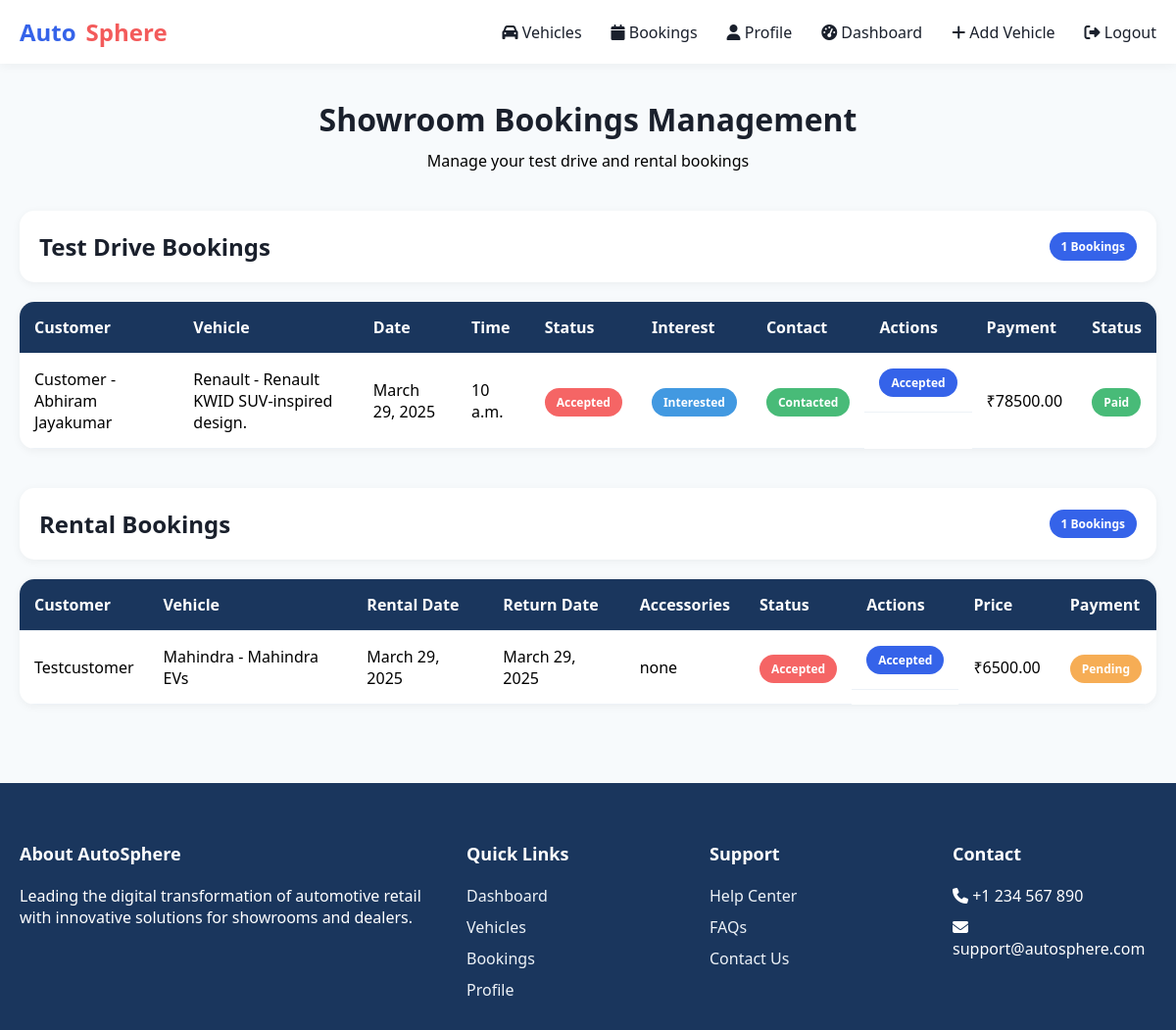
The app's page /Showroom/bookings/ (signed in), older data.
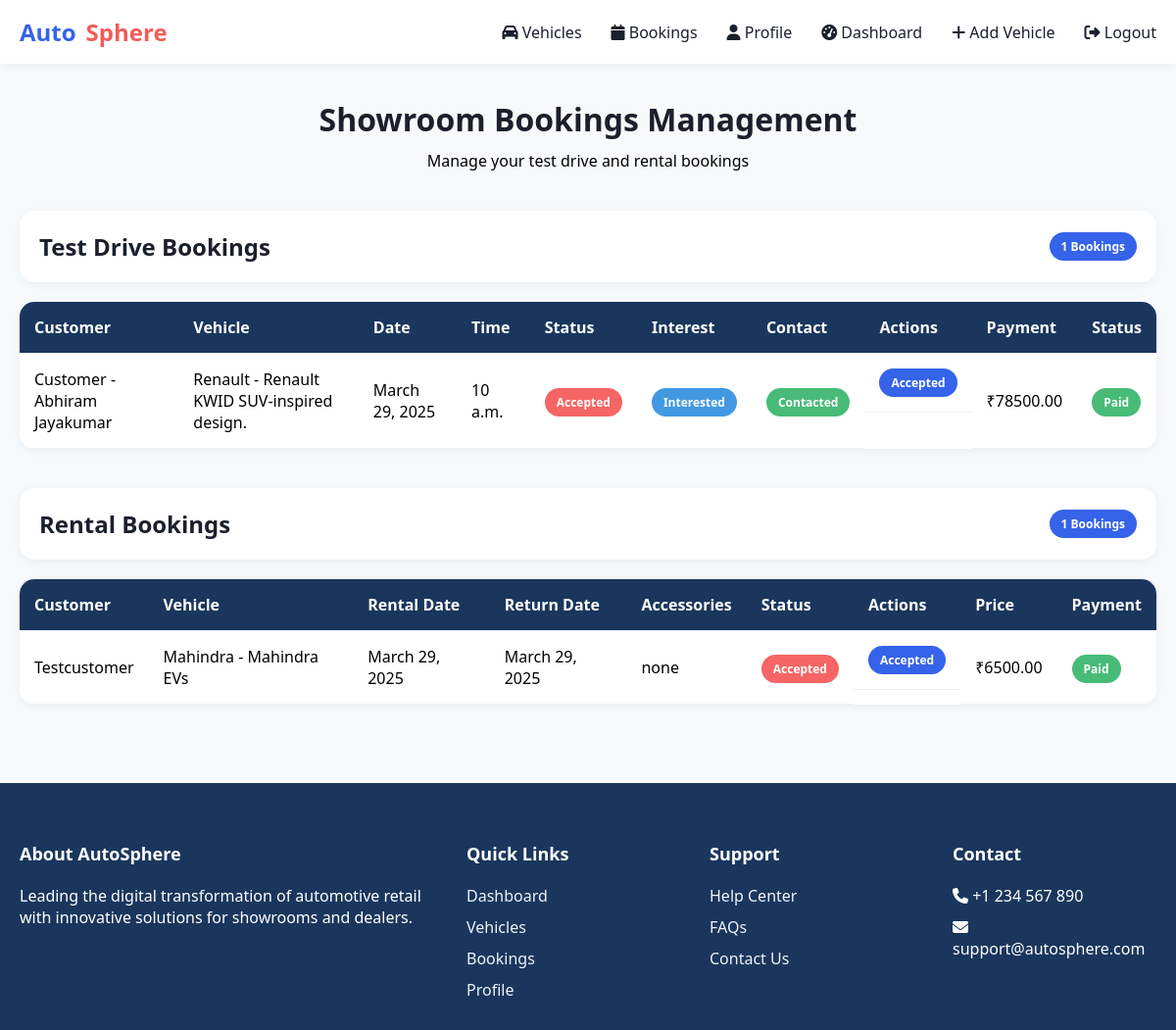
The same page, newer data.
### Customer/models.py (models this page shows, shortened)
class RentalBooking(models.Model):
    customer = models.ForeignKey(Customer, on_delete=models.CASCADE)
    vehicle = models.ForeignKey(Vehicle, on_delete=models.CASCADE)
    rental_date = models.DateField()
    return_date = models.DateField()
    accessories_needed = models.TextField(blank=True, null=True)
    status = models.CharField(max_length=20, choices=[("Pending", "Pending"), ("Accepted", "Accepted"), ("Rejected", "Rejected")], default="Pending")
    payment_status = models.CharField(max_length=20, choices=[("Pending", "Pending"), ("Paid", "Paid")], default="Pending")
    feedback = models.TextField(blank=True, null=True)

class Customer(models.Model):
    name = models.CharField(max_length=100)
    email = models.EmailField(unique=True)
    phone = models.CharField(max_length=15, unique=True)
    registered_at = models.DateTimeField(default=now)
    approval_status = models.BooleanField(default=False)
    password = models.CharField(max_length=128)
    id_proof_number = models.CharField(max_length=50, unique=True)
    profile_image = models.ImageField(upload_to='profile_images/', null=True, blank=True)
    address = models.TextField()

class Vehicle(models.Model):
    SALE = 'sale'
    RENT = 'rent'
    VEHICLE_TYPES = [
        (SALE, 'For Sale'),
        (RENT, 'For Rent'),
    ]
    dealer = models.ForeignKey(Dealer, on_delete=models.CASCADE, null=True, blank=True)
    showroom_dealer = models.ForeignKey(Showroom, on_delete=models.CASCADE, null=True, blank=True)
    owner = models.ForeignKey(Customer, on_delete=models.CASCADE, null=True, blank=True)
    title = models.CharField(max_length=255)
    brand = models.CharField(max_length=100)
    model = models.CharField(max_length=100)
    year = models.PositiveIntegerField()
    price = models.DecimalField(max_digits=10, decimal_places=2)
    vehicle_type = models.CharField(max_length=10, choices=VEHICLE_TYPES, default=SALE)
    description = models.TextField()
    mileage = models.PositiveIntegerField(null=True, blank=True)
    fuel_type = models.CharField(max_length=50, choices=[("Petrol", "Petrol"), ("Diesel", "Diesel"), ("Electric", "Electric")])
    transmission = models.CharField(max_length=50, choices=[("Manual", "Manual"), ("Automatic", "Automatic")])
    available = models.BooleanField(default=True)
    image = models.ImageField(upload_to="vehicle_images/", null=True, blank=True)
    created_at = models.DateTimeField(default=now)

### Showroom/views.py (the view)
# urls.py: path("bookings/", views.showroom_bookings, name="showroom_bookings"),
def showroom_bookings(request):
    if "sid" not in request.session:
        return redirect("Showroom:login")
    showroom_id = request.session["sid"]
    test_drives = TestDriveBooking.objects.filter(vehicle__showroom_dealer_id=showroom_id).order_by("-date", "-time")
    rentals = RentalBooking.objects.filter(vehicle__showroom_dealer_id=showroom_id).order_by("-rental_date")
    for booking in test_drives:
        if booking.customer:
            booking.booked_by = booking.customer
            booking.booked_by_type = "Customer"
        elif booking.dealer:
            booking.booked_by = booking.dealer
            booking.booked_by_type = "Dealer"
    for booking in rentals:
        if booking.customer:
            booking.booked_by = booking.customer
            booking.booked_by_type = "Customer"
        elif booking.dealer:
            booking.booked_by = booking.dealer
            booking.booked_by_type = "Dealer"
    return render(
        request,
        "Showroom/showroom_bookings.html",
        {"test_drives": test_drives, "rentals": rentals},
    )

### Showroom/templates/Showroom/showroom_bookings.html (shortened to what the changed rows need)
<!DOCTYPE html>
<html lang="en">
<head>
    <link rel="stylesheet" href="https://cdnjs.cloudflare.com/ajax/libs/font-awesome/6.4.0/css/all.min.css">
</head>
<body>
    <div class="bookings-container">
        <div class="page-header">
            <h2>Showroom Bookings Management</h2>
        </div>
        <div class="bookings-table">
            <table>
                <thead>
                    <tr>
                        <th>Customer</th>
                        <th>Vehicle</th>
                        <th>Date</th>
                        <th>Time</th>
                        <th>Status</th>
                        <th>Interest</th>
                        <th>Contact</th>
                        <th>Actions</th>
                        <th>Payment</th>
                        <th>Status</th>
                    </tr>
                </thead>
            </table>
        </div>
        <div class="bookings-table">
            <table>
                <thead>
                    <tr>
                        <th>Customer</th>
                        <th>Vehicle</th>
                        <th>Rental Date</th>
                        <th>Return Date</th>
                        <th>Accessories</th>
                        <th>Status</th>
                        <th>Actions</th>
                        <th>Price</th>
                        <th>Payment</th>
                    </tr>
                </thead>
                <tbody>
                    {% for booking in rentals %}
                    <tr>
                        <td>{{ booking.customer.name }}</td>
                        <td>{{ booking.vehicle.brand }} - {{ booking.vehicle.model }}</td>
                        <td>{{ booking.rental_date }}</td>
                        <td>{{ booking.return_date }}</td>
                        <td>{{ booking.accessories_needed|default:"None" }}</td>
                        <td><span class="badge {% if booking.status == 'Pending' %}badge-warning{% elif booking.status == 'Approved' %}badge-success{% else %}badge-error{% endif %}">{{ booking.status }}</span></td>
                        <td class="actions-cell">
                            {% if booking.status == "Pending" %}
                            <a href="{% url 'Showroom:approve_booking' 'rental' booking.id %}" class="btn btn-success">
                                <i class="fas fa-check"></i>
                                Approve
                            </a>
                            <a href="{% url 'Showroom:reject_booking' 'rental' booking.id %}" class="btn btn-danger">
                                <i class="fas fa-times"></i>
                                Reject
                            </a>
                            {% else %}
                            <span class="badge badge-primary">{{ booking.status }}</span>
                            {% endif %}
                        </td>
                        <td>₹{{ booking.vehicle.price }}</td>
                        <td><span class="badge {% if booking.payment_status == 'Paid' %}badge-success{% else %}badge-warning{% endif %}">{{ booking.payment_status }}</span></td>
                    </tr>
                    {% endfor %}
                </tbody>
            </table>
        </div>
    </div>
</body>
</html>

Row changes from the older to the newer data that the page shows:
changed RentalBooking "none": payment_status "Pending" → "Paid"
